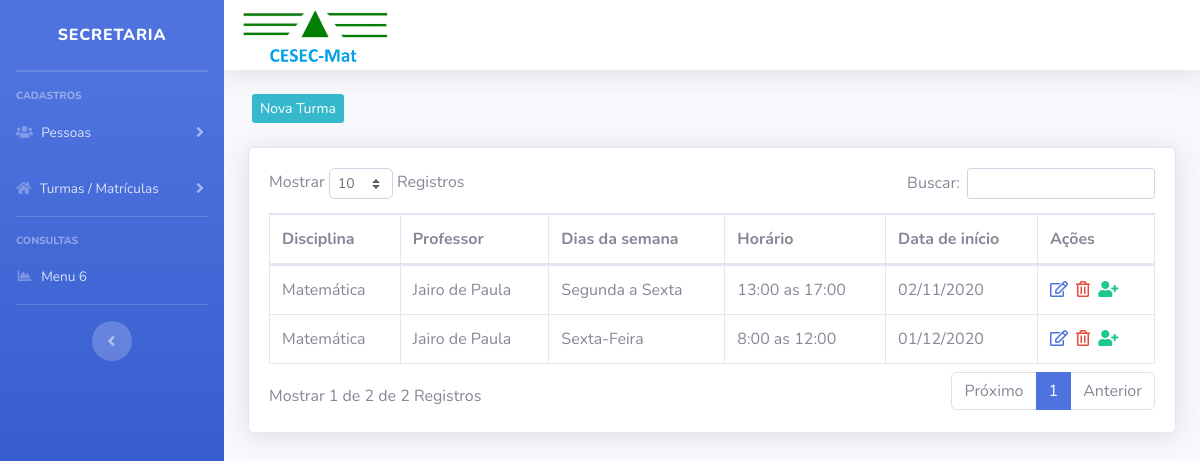
/cesec/painel-secretaria/index.php?pag=turmas, run on an earlier commit of the app's database.
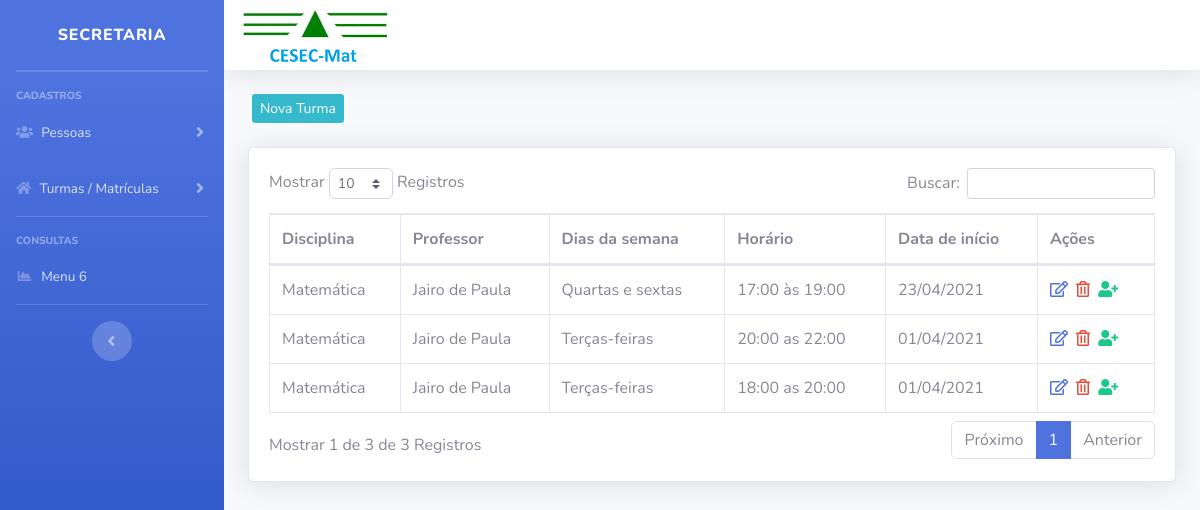
And on a later commit of the database.
### tables this page shows
CREATE TABLE `turmas` (
  `id` int(11) NOT NULL,
  `data_inicio` date DEFAULT NULL,
  `data_final` date DEFAULT NULL,
  `horario` varchar(30) DEFAULT NULL,
  `dia` varchar(30) DEFAULT NULL,
  `ano` int(11) NOT NULL
);

### cesec/painel-secretaria/turmas.php (the view, shortened to what this page needs)
<?php
$pag = "turmas";
require_once("../conexao.php");
?>
<div class="row mt-4 mb-4">
    <a type="button" class="btn-info btn-sm ml-3 d-none d-md-block" href="index.php?pag=<?php echo $pag ?>&funcao=novo">Nova Turma</a>
</div>
<div class="card shadow mb-4">
    <div class="card-body">
        <div class="table-responsive">
            <table class="table table-bordered" id="dataTable" width="100%" cellspacing="0">
                <thead>
                    <tr>
                        <th>Disciplina</th>
                        <th>Professor</th>
                        <th>Dias da semana</th>
                        <th>Horário</th>
                        <th>Data de início</th>
                        <th>Ações</th>
                    </tr>
                </thead>
                <tbody>
                   <?php
                   $query = $pdo->query("SELECT * FROM turmas order by id desc ");
                   $res = $query->fetchAll(PDO::FETCH_ASSOC);
                   for ($i=0; $i < count($res); $i++) {
                      $horario = $res[$i]['horario'];
                      $dia = $res[$i]['dia'];
                      $data_inicio = $res[$i]['data_inicio'];
                      $data_inicio = implode('/', array_reverse(explode('-', $data_inicio)));
                      $id = $res[$i]['id'];
                      ?>
                      <tr>
                        <td>Matemática</td>
                        <td>Jairo de Paula</td>
                        <td><?php echo $dia ?></td>
                        <td><?php echo $horario ?></td>
                        <td><?php echo $data_inicio ?></td>
                        <td>
                         <a href="index.php?pag=<?php echo $pag ?>&funcao=editar&id=<?php echo $id ?>" class='text-primary mr-1' title='Editar Dados'><i class='far fa-edit'></i></a>
                         <a href="index.php?pag=<?php echo $pag ?>&funcao=excluir&id=<?php echo $id ?>" class='text-danger mr-1' title='Excluir Registro'><i class='far fa-trash-alt'></i></a>
                         <a href="index.php?pag=<?php echo $pag ?>&funcao=matricula&id=<?php echo $id ?>" class='text-success mr-1' title='Matricular Aluno'><i class='fas fa-user-plus'></i></a>
                     </td>
                 </tr>
             <?php } ?>
         </tbody>
     </table>
 </div>
</div>
</div>

### cesec/painel-secretaria/index.php (shortened to what this page needs)
<?php
    $pag = @$_GET["pag"];
    $menu1 = "alunos";
    $menu3 = "turmas";
    $menu5 = "disciplinas";
 ?>
<!DOCTYPE html>
<html lang="pt-br">
    <head>
        <link href="../vendor/fontawesome-free/css/all.min.css" rel="stylesheet" type="text/css">
        <link href="../css/sb-admin-2.min.css" rel="stylesheet">
        <link href="../css/style.css" rel="stylesheet">
        <link href="../vendor/datatables/dataTables.bootstrap4.min.css" rel="stylesheet">
    </head>
    <body id="page-top">
        <div id="wrapper">
            <ul class="navbar-nav bg-gradient-primary sidebar sidebar-dark accordion" id="accordionSidebar">
                <a class="sidebar-brand d-flex align-items-center justify-content-center" href="index.php">
                    <div class="sidebar-brand-text mx-3">Secretaria</div>
                </a>
                <hr class="sidebar-divider my-0">
                <hr class="sidebar-divider">
                <div class="sidebar-heading">
                    Cadastros
                </div>
                <li class="nav-item">
                    <a class="nav-link collapsed" href="#" data-toggle="collapse" data-target="#collapseTwo" aria-expanded="true" aria-controls="collapseTwo">
                        <i class="fas fa-users"></i>
                        <span>Pessoas</span>
                    </a>
                </li>
                <li class="nav-item">
                    <a class="nav-link collapsed" href="#" data-toggle="collapse" data-target="#collapseUtilities" aria-expanded="true" aria-controls="collapseUtilities">
                        <i class="fas fa-home"></i>
                        <span>Turmas / Matrículas</span>
                    </a>
                </li>
                <hr class="sidebar-divider">
                <div class="sidebar-heading">
                    Consultas
                </div>
                <li class="nav-item">
                    <a class="nav-link" href="index.php?pag=<?php echo $menu6 ?>">
                        <i class="fas fa-fw fa-chart-area"></i>
                        <span>Menu 6</span></a>
                </li>
                <hr class="sidebar-divider d-none d-md-block">
                <div class="text-center d-none d-md-inline">
                    <button class="rounded-circle border-0" id="sidebarToggle"></button>
                </div>
            </ul>
            <div id="content-wrapper" class="d-flex flex-column">
                <div id="content">
                    <nav class="navbar navbar-expand navbar-light bg-white topbar mb-4 static-top shadow">
                        <img class="mt-2" src="../img/logo1.png" width="150">
                    </nav>
                    <div class="container-fluid">
                        <?php if (@$pag == null) {
                        @include_once("home.php");
                        } else if (@$pag==$menu1) {
                        @include_once(@$menu1.".php");
                         } else if (@$pag==$menu3) {
                        include_once(@$menu3.".php");
                        } else if (@$pag==$menu5) {
                        @include_once(@$menu5.".php");
                        } else {
                        @include_once("home.php");
                        }
                        ?>
                    </div>
                </div>
            </div>
        </div>
    </body>
</html>

What changed in the data, as far as the page shows it:
removed turmas: dia "Segunda a Sexta", horario "13:00 as 17:00", data_inicio "02/11/2020"
removed turmas: dia "Sexta-Feira", horario "8:00 as 12:00", data_inicio "01/12/2020"
added turmas: dia "Quartas e sextas", horario "17:00 às 19:00", data_inicio "23/04/2021"
added turmas: dia "Terças-feiras", horario "20:00 as 22:00", data_inicio "01/04/2021"
added turmas: dia "Terças-feiras", horario "18:00 as 20:00", data_inicio "01/04/2021"
Also different on the page:
text written by a page script: "Mostrar Registros Buscar: Mostrar 1 de 2 de 2 Registros Próximo 1 Anterior" → "Mostrar Registros Buscar: Mostrar 1 de 3 de 3 Registros Próximo 1 Anterior"
